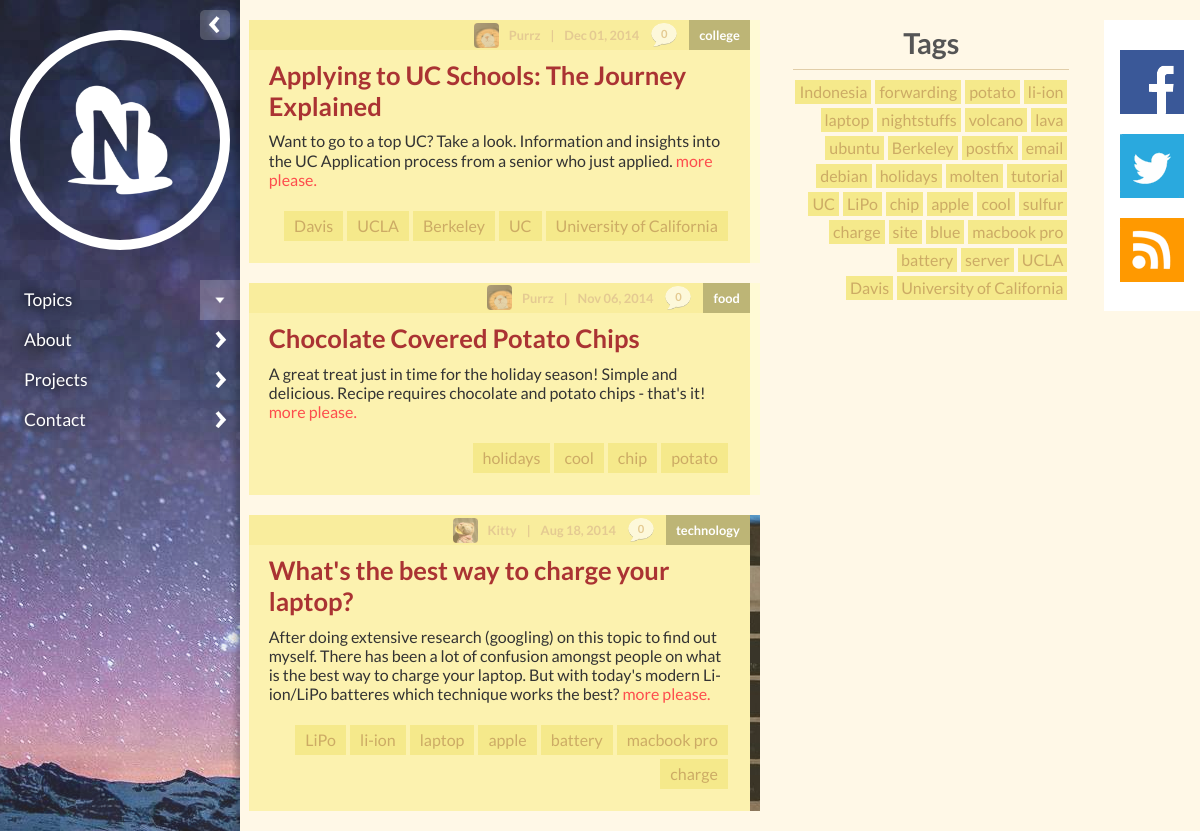
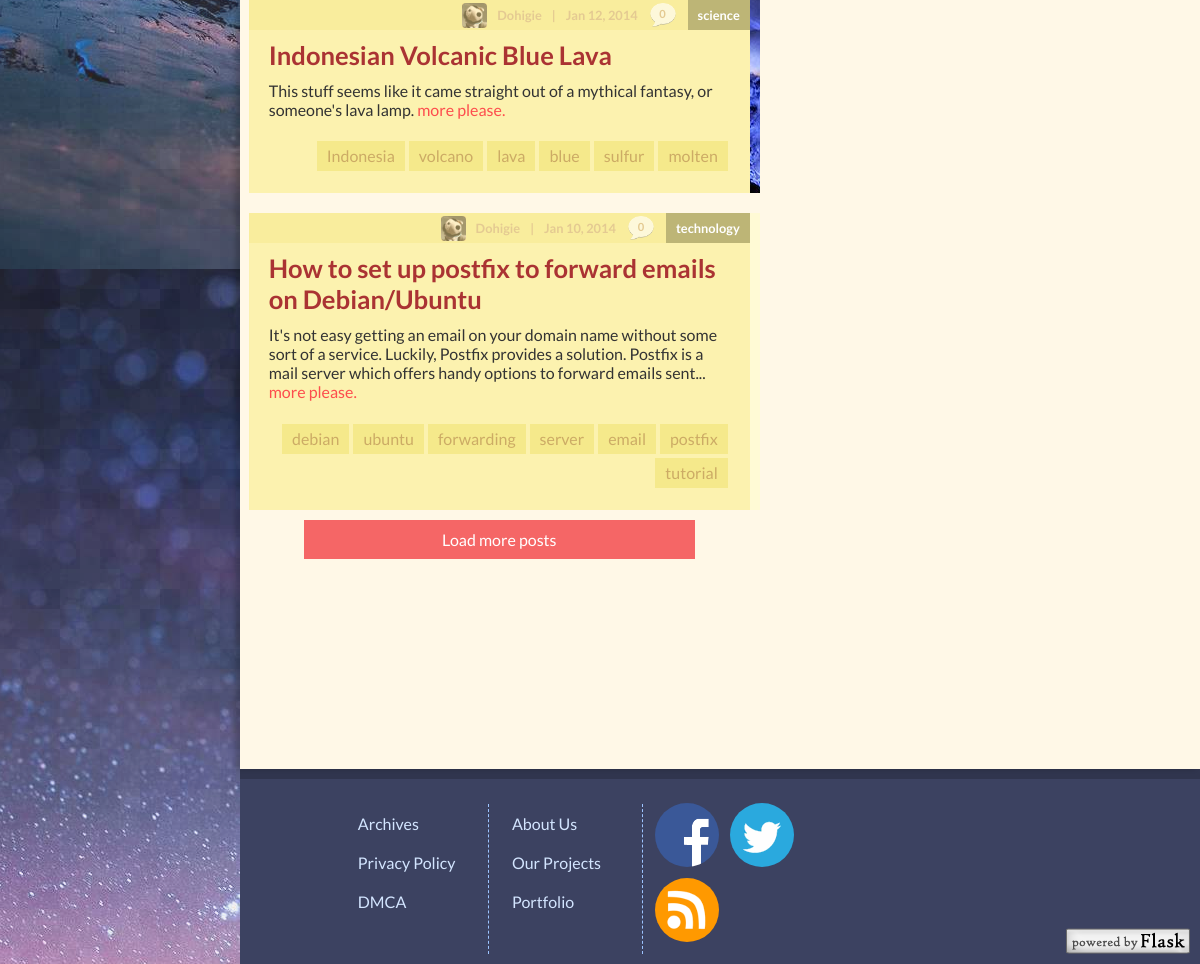
The page / on the database its author committed (2 pictures, top to bottom).
### tables this page shows
CREATE TABLE articles (
ID INTEGER PRIMARY KEY AUTOINCREMENT,
Title TEXT NOT NULL,
SafeTitle TEXT NOT NULL,
AuthorID TEXT NOT NULL,
Date INTEGER NOT NULL,
Category TEXT NOT NULL,
Tags TEXT NOT NULL,
CoverURL TEXT,
CoverInfo TEXT,
Pictures TEXT,
Description TEXT NOT NULL,
Content TEXT NOT NULL,
Text TEXT NOT NULL
);

CREATE TABLE users (
	ID INTEGER PRIMARY KEY AUTOINCREMENT,
	Name TEXT NOT NULL,
	Username TEXT NOT NULL,
	Picture TEXT,
	Password TEXT NOT NULL,
	Description TEXT
);

### night/views.py (the view)
@app.route('/')
def index():
	g = postmaker(query_db('SELECT ID, Title, SafeTitle, AuthorID, Date, Category, Tags, CoverURL, CoverInfo, Description, Content FROM articles ORDER BY ID DESC LIMIT ?',[numarticles[0]]))
	tags = taggin(query_db('SELECT Tags FROM articles'));
	amount = True if len(g) == 0 else False
	return render_template('index.html', results=g, amount=amount, categories=get_category(), na=numarticles, args=None, tags=tags)

### night/__init__.py (called while the page is built)
def connect_db():
	return sqlite3.connect(app.config['DATABASE'], timeout=10)

def get_db():
	db = getattr(g, 'db', None)
	if db is None:
		db = g.db = connect_db()
	return db

def query_db(query, args=(), one=False):
	cursor = get_db().execute(query, args)
	rv = cursor.fetchall()
	cursor.close()
	return (rv[0] if rv else None) if one else rv

def get_category():
	return [dict(name=row[0], color=row[1], sname=''.join(e for e in row[0] if e.isalnum())) for row in query_db('SELECT Name, Color FROM category')]

### night/views.py (called while the page is built)
def postmaker(query):
	results = [dict(id=row[0],title=row[1],ctitle=row[2], author=row[3], date=dateit(row[4]).read, category=row[5], tags=row[6].split(','), pic=row[7], picinfo=row[8], desc=row[9])
		for row in query]
	for row in results:
		row['comments'] = query_db('SELECT COUNT(*) FROM comments WHERE ArticleID = ?',[row['id']])[0][0]
		row['author'] = [dict(name=ro[0], pic=ro[1]) for ro in query_db('SELECT Name, Picture FROM users WHERE ID = ?', [row['author']])][0] #clumsy way of selecting first row > array > name
		row['scategory'] = ''.join(e for e in row['category'] if e.isalnum())
		row['color'] = query_db('SELECT Color FROM category WHERE Name = ?',[row['category']])
	return results

def taggin(query):
	l = []
	for tag in query:
		for t in tag[0].split(','):
			l.append(t)
	f = []
	for e in list(set(l)):
		d = int(round((6 - l.count(e)/2.5),0))
		c = (d) if (d > 0) else 1
		f.append(dict(name=e, count=c))
	return f

### night/templates/index.html (shortened to what this page needs)
{% extends "layout.html" %}
{% from 'layout.html' import post %}
{% block body %}
<section class="content">
	<section class="modules">
		<div class="taggin">
		<h2>Tags</h2>
		<hr/>
		{% for tag in tags %}
			<a class="{{ tag['count'] }} tag" href="{{ url_for('tags', tag=tag['name']) }}">{{ tag['name'] }}</a>
		{% endfor %}
		</div>
	</section>
	<section class="posts">
	{% if amount == False %}
		{% for entry in results %}
			{{ post(entry=entry) }}
		{% endfor %}
		<button class="loadnewposts">Load more posts</button>
	{% else %}
		<h4>No articles here. :(</h4>
	{% endif %}
	</section>
</section>
{% endblock %}

### night/templates/layout.html (shortened to what this page needs)
<!DOCTYPE html>
<html prefix="og: http://ogp.me/ns#">
<head>
	<link href="{{ url_for('static', filename='normalize.css') }}" rel="stylesheet" type="text/css">
	<link href="{{ url_for('static', filename='style.css') }}" rel="stylesheet" type="text/css">
	<link href="{{ url_for('static', filename='tomorrow-night.css') }}" rel="stylesheet" type="text/css">
</head>
<body>
	<section class="left {% if hidden %} {{ 'hidden' }} {% endif %}" {% if category %} style="background-image: url('{{ url_for('pics', set='topics', pic=category['pic']) }}')"{% endif %}>
		<aside>
			<a href="{{ url_for('index') }}"><div class="profile"></div></a>
			<nav>
				<ul>
					<li class="slide"><a href="#">Topics</a></li>
					<li><a href="{{ url_for('about') }}">About</a></li>
					<li><a href="{{ url_for('projects') }}">Projects</a>
					<li><a href="{{ url_for('contact') }}">Contact</a>
					</li>
				</ul>
			</nav>
			<button class="hideaside"></button>
		</aside>
	</section>
	<section id="wrapper">
		{% block body %}
		{% endblock %}
		<div class="right {% if hidden %} {{ 'hide' }} {% endif %}">
			<div class="social ribbon box">
				<a href="https://www.facebook.com/NightStuffs" target="_blank"><i class="social facebook"></i></a>
				<a href="https://twitter.com/nightstuffs" target="_blank"><i class="social twitter"></i></a>
				<a href="{{ url_for('feed') }}" target="_blank"><i class="social rss"></i></a>
			</div>
		</div>
	</section>
	<footer>
		<div class="container">
			<ul class="list">
				<li><a href="{{ url_for('archives') }}">Archives</a></li>
				<li><a href="{{ url_for('privacy') }}">Privacy Policy</a></li>
				<li><a href="{{ url_for('policy') }}">DMCA</a></li>
			</ul>
			<ul class="list">
				<li><a href="{{ url_for('about') }}">About Us</a></li>
				<li><a href="{{ url_for('projects') }}">Our Projects</a></li>
				<li><a href="http://portfolio.nightstuffs.com/">Portfolio</a></li>
			</ul>
			<div class="socialmedias">
				<a href="https://www.facebook.com/NightStuffs" target="_blank"><i class="social facebook"></i></a>
				<a href="https://twitter.com/nightstuffs" target="_blank"><i class="social twitter"></i></a>
				<a href="{{ url_for('feed') }}" target="_blank"><i class="social rss"></i></a>
			</div>
			<a href="http://flask.pocoo.org/" target="_blank"><i class="flask"></i></a>
			<div class="colorscheme">
				<div class="one b">#FACD6F</div>
				<div class="two b">#C70A0A</div>
				<div class="three b">#395992</div>
			</div>
		</div>
	</footer>
</body>
</html>
{% macro post(entry) %}
	<div class="post">
		<div class="cover" {% if entry['pic'] != '' and entry['pic'] != None %}style="background-image: url({{ url_for('pics', pic=entry['pic'], set='covers') }})"{% endif %}></div>
		<div class="tagset topic">
			<a href="{{ url_for('category', category=entry['category']) }}" class="topic tag category{{ entry['scategory'] }}">{{ entry['category'] }}</a>
			<a href="{{ url_for('article', article=entry['ctitle'], category=entry['category']) }}#comments"class="comments">{{ entry['comments'] }}</a>
			<h6><time pubdate>{{ entry['date'] }}</time></h6>
			<h6>|</h6>
			<a href="{{ url_for('about') }}">{{ entry['author']['name'] }}</a>
			<div class="authorpic" style="background-image: url('{{ url_for('pics', set='authors', pic=entry['author']['pic']) }}')"></div>
		</div>
		<a href="{{ url_for('article', article=entry['ctitle'], category=entry['category']) }}" class="header"><h1>{{ entry['title'] }}</h1></a>
		{{ entry['desc'] }}
		<a href="{{ url_for('article', article=entry['ctitle'], category=entry['category']) }}">more please.</a>
		<div class="tagset bottom">
			{% for tag in entry['tags'] %}
			<a href="{{ url_for('tags', tag=tag) }}" class="tag">{{ tag }}</a>
			{% endfor %}
		</div>
	</div>
{% endmacro %}

### rows shown on the page
articles: category "college", comments "0", date "Dec 01, 2014", author.name "Purrz", Picture (picture), title "Applying to UC Schools: The Journey Explained", desc "Want to go to a top UC? Take a look. Information and insights into the UC Application process from a senior who just applied.", tag "University of California" "UC" "Berkeley" "UCLA" "Davis"
articles: category "food", comments "0", date "Nov 06, 2014", author.name "Purrz", Picture (picture), title "Chocolate Covered Potato Chips", desc "A great treat just in time for the holiday season! Simple and delicious. Recipe requires chocolate and potato chips - that's it!", tag "potato" "chip" "cool" "holidays"
articles: CoverURL (picture), category "technology", comments "0", date "Aug 18, 2014", author.name "Kitty", Picture (picture), title "What's the best way to charge your laptop?", desc "After doing extensive research (googling) on this topic to find out myself. There has been a lot of confusion amongst people on what is the best way to charge your laptop. But with today's modern Li-ion/LiPo batteres which technique works the best?", tag "macbook pro" "battery" "apple" "laptop" "li-ion" "LiPo" "charge"
articles: CoverURL (picture), category "science", comments "0", date "Jan 12, 2014", author.name "Dohigie", Picture (picture), title "Indonesian Volcanic Blue Lava", desc "This stuff seems like it came straight out of a mythical fantasy, or someone's lava lamp.", tag "molten" "sulfur" "blue" "lava" "volcano" "Indonesia"
articles: category "technology", comments "0", date "Jan 10, 2014", author.name "Dohigie", Picture (picture), title "How to set up postfix to forward emails on Debian/Ubuntu", desc "It's not easy getting an email on your domain name without some sort of a service. Luckily, Postfix provides a solution. Postfix is a mail server which offers handy options to forward emails sent...", tag "postfix" "email" "server" "forwarding" "ubuntu" "debian" "tutorial"

### other values the page prints
{{ tag['name'] }} "li-ion" "potato" "forwarding" "Indonesia" "lava" "volcano" "nightstuffs" "laptop" "email" "postfix" "Berkeley" "ubuntu" "tutorial" "molten" "holidays" "debian" "sulfur" "cool" "apple" "chip" "LiPo" "UC" "macbook pro" "blue" "site" "charge" "UCLA" "server" "battery" "University of California" "Davis"
